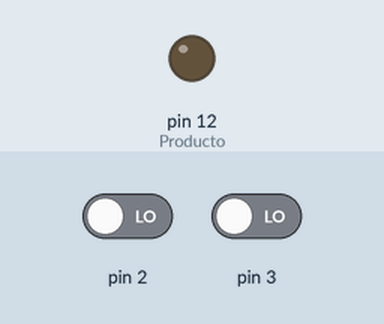
This sketch was run on a simulated Arduino Uno, built with avr-gcc and run on an emulated ATmega328P. Parts: output pins drawn as LEDs (lit = HIGH). Inputs (shaded band) come from the test bench; at power-on: pin 2 LOW, pin 3 LOW.

Above: at 1.2 s.
1.3 s: pin 2 driven HIGH and pin 3 driven HIGH
At 1.6 s:
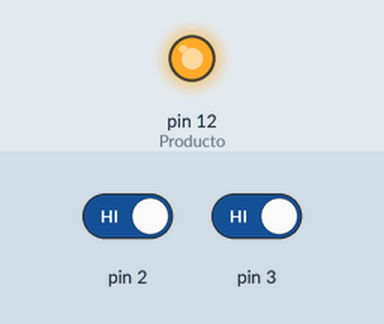
2.8 s: pin 2 driven LOW
At 4.0 s:
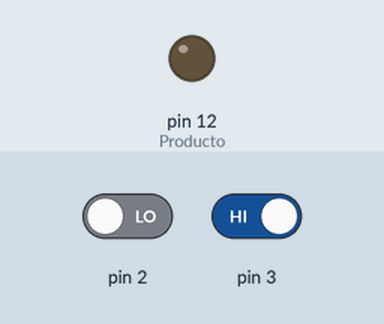
4.3 s: pin 2 driven HIGH
At 5.1 s:
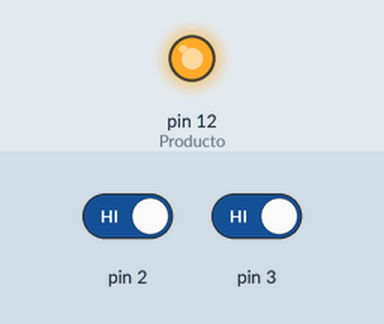
Timing chart, 0 to 7.3 s (numbered marks = the images above; inputs shaded):
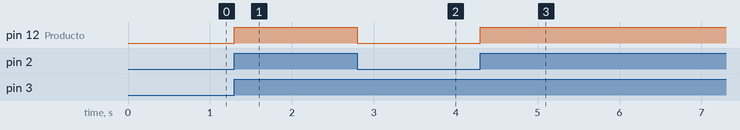

Measured:
- after the input at 1.3 s, pin 12 (Producto): LOW → HIGH at once
- after the input at 2.8 s, pin 12 (Producto): HIGH → LOW at once
- after the input at 4.3 s, pin 12 (Producto): LOW → HIGH at once

The sketch:

Multimplicacion.ino
```cpp
int A = 0;
int B = 0;

void setup() {
  pinMode(2, INPUT);    // A
  pinMode(3, INPUT);    // B
  pinMode(12, OUTPUT);  // Producto
}

void loop() {

  A = digitalRead(2);
  B = digitalRead(3);

  // Multiplicación lógica
  if (A && B) {
    digitalWrite(12, HIGH);
  } else {
    digitalWrite(12, LOW);
  }
}
```
